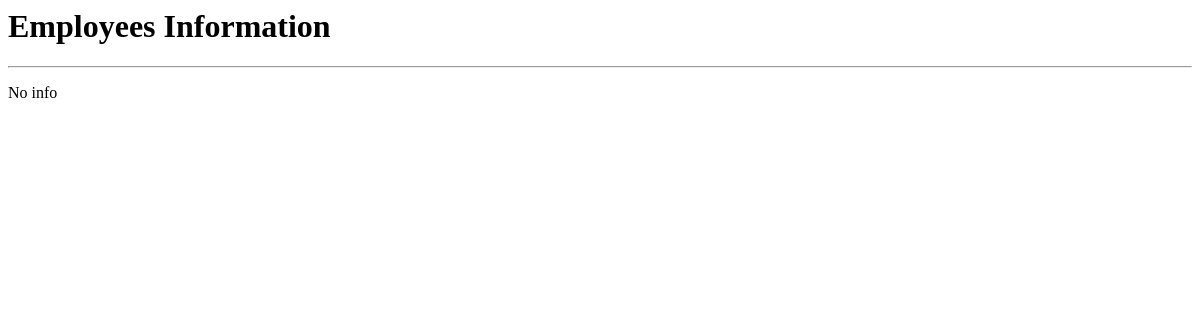
Page /newsapp/h2/ on the earlier database version.
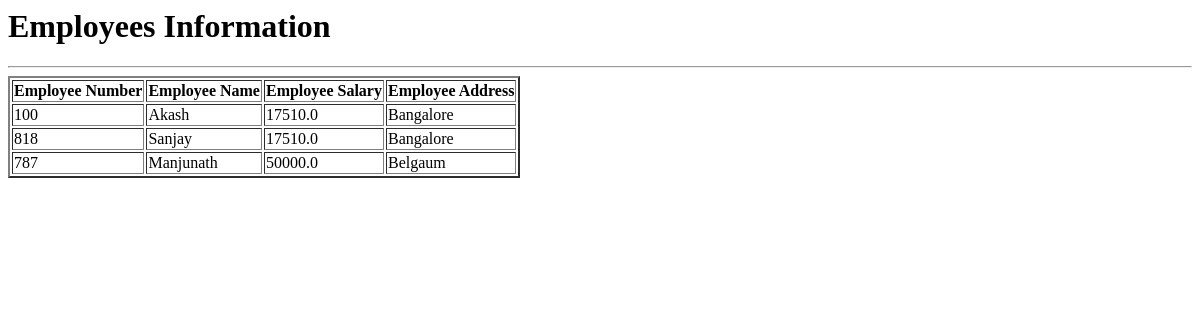
Same page on the later database version.
### newsapp/models.py (models this page shows)
class Employee(models.Model):
    eno=models.IntegerField();
    ename=models.CharField(max_length=20)
    esal=models.FloatField()
    eaddr=models.CharField(max_length=50)

### newsapp/views.py (the view)
# urls.py: path('h2/',views.emp_info),
def emp_info(request):
    employees=Employee.objects.all()
    return render(request,'newsapp/fetch.html',{'empl':employees})

### templates/newsapp/fetch.html
<html>
<body>
<h1>Employees Information</h1><hr>
{% if empl %}
<table border="2">
<thead>
<th>Employee Number </th>
<th>Employee Name</th>
<th>Employee Salary</th>
<th>Employee  Address</th>
</thead>
   {% for emp in empl %}
  <tr>
  <td>{{emp.eno}}</td>
  <td>{{emp.ename}}</td>
  <td>{{emp.esal}}</td>
  <td>{{emp.eaddr}}</td>
  </tr>
{% endfor %}
</table>
{% else%}
<p>No info</p>
{% endif %}
</body>
</html>

Differences in the rows shown:
added Employee: eno "100", ename "Akash", esal "17510.0", eaddr "Bangalore"
added Employee: eno "818", ename "Sanjay", esal "17510.0", eaddr "Bangalore"
added Employee: eno "787", ename "Manjunath", esal "50000.0", eaddr "Belgaum"
Other differences:
text no longer shown: "No info"
text now shown: "Employee Number Employee Name Employee Salary Employee Address"
